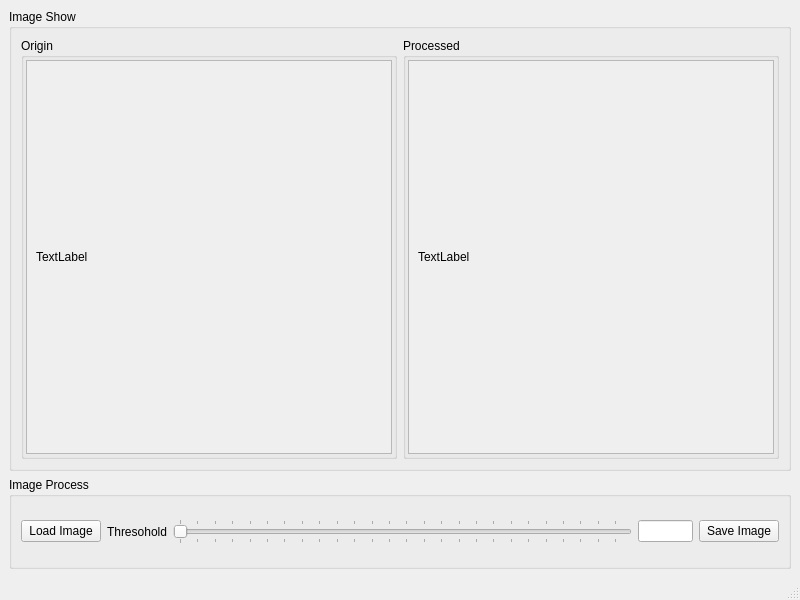
<?xml version="1.0" encoding="UTF-8"?>
<ui version="4.0">
 <class>MainWindow</class>
 <widget class="QMainWindow" name="MainWindow">
  <property name="geometry">
   <rect>
    <x>0</x>
    <y>0</y>
    <width>800</width>
    <height>600</height>
   </rect>
  </property>
  <property name="windowTitle">
   <string>MainWindow</string>
  </property>
  <property name="styleSheet">
   <string notr="true"/>
  </property>
  <widget class="QWidget" name="centralwidget">
   <layout class="QGridLayout" name="gridLayout_2">
    <item row="0" column="0">
     <layout class="QGridLayout" name="gridLayout" rowstretch="5,1">
      <item row="0" column="0">
       <widget class="QGroupBox" name="groupBox">
        <property name="title">
         <string>Image Show</string>
        </property>
        <layout class="QGridLayout" name="gridLayout_4">
         <item row="0" column="0">
          <layout class="QGridLayout" name="gridLayout_3">
           <item row="0" column="0">
            <widget class="QGroupBox" name="groupBox_3">
             <property name="title">
              <string>Origin</string>
             </property>
             <layout class="QGridLayout" name="gridLayout_8">
              <property name="leftMargin">
               <number>2</number>
              </property>
              <property name="topMargin">
               <number>2</number>
              </property>
              <property name="rightMargin">
               <number>2</number>
              </property>
              <property name="bottomMargin">
               <number>2</number>
              </property>
              <item row="0" column="0">
               <widget class="QScrollArea" name="scrollArea">
                <property name="widgetResizable">
                 <bool>true</bool>
                </property>
                <widget class="QWidget" name="scrollAreaWidgetContents">
                 <property name="geometry">
                  <rect>
                   <x>0</x>
                   <y>0</y>
                   <width>362</width>
                   <height>359</height>
                  </rect>
                 </property>
                 <layout class="QGridLayout" name="gridLayout_5">
                  <item row="0" column="0">
                   <widget class="QLabel" name="label">
                    <property name="text">
                     <string>TextLabel</string>
                    </property>
                   </widget>
                  </item>
                 </layout>
                </widget>
               </widget>
              </item>
             </layout>
            </widget>
           </item>
           <item row="0" column="1">
            <widget class="QGroupBox" name="groupBox_4">
             <property name="title">
              <string>Processed</string>
             </property>
             <layout class="QGridLayout" name="gridLayout_9">
              <property name="leftMargin">
               <number>2</number>
              </property>
              <property name="topMargin">
               <number>2</number>
              </property>
              <property name="rightMargin">
               <number>2</number>
              </property>
              <property name="bottomMargin">
               <number>2</number>
              </property>
              <item row="0" column="0">
               <widget class="QScrollArea" name="scrollArea_2">
                <property name="widgetResizable">
                 <bool>true</bool>
                </property>
                <widget class="QWidget" name="scrollAreaWidgetContents_2">
                 <property name="geometry">
                  <rect>
                   <x>0</x>
                   <y>0</y>
                   <width>362</width>
                   <height>359</height>
                  </rect>
                 </property>
                 <layout class="QGridLayout" name="gridLayout_6">
                  <item row="0" column="0">
                   <widget class="QLabel" name="label_2">
                    <property name="text">
                     <string>TextLabel</string>
                    </property>
                   </widget>
                  </item>
                 </layout>
                </widget>
               </widget>
              </item>
             </layout>
            </widget>
           </item>
          </layout>
         </item>
        </layout>
       </widget>
      </item>
      <item row="1" column="0">
       <widget class="QGroupBox" name="groupBox_2">
        <property name="title">
         <string>Image Process</string>
        </property>
        <layout class="QGridLayout" name="gridLayout_7">
         <item row="0" column="0">
          <layout class="QHBoxLayout" name="horizontalLayout">
           <item>
            <widget class="QPushButton" name="buttonLoadImg">
             <property name="text">
              <string>Load Image</string>
             </property>
            </widget>
           </item>
           <item>
            <widget class="QLabel" name="label_3">
             <property name="text">
              <string>Thresohold</string>
             </property>
            </widget>
           </item>
           <item>
            <widget class="QSlider" name="horizontalSlider">
             <property name="maximum">
              <number>255</number>
             </property>
             <property name="orientation">
              <enum>Qt::Horizontal</enum>
             </property>
             <property name="invertedAppearance">
              <bool>false</bool>
             </property>
             <property name="invertedControls">
              <bool>false</bool>
             </property>
             <property name="tickPosition">
              <enum>QSlider::TicksBothSides</enum>
             </property>
            </widget>
           </item>
           <item>
            <widget class="QLineEdit" name="lineEdit">
             <property name="maximumSize">
              <size>
               <width>55</width>
               <height>16777215</height>
              </size>
             </property>
            </widget>
           </item>
           <item>
            <widget class="QPushButton" name="buttonSaveImg">
             <property name="text">
              <string>Save Image</string>
             </property>
            </widget>
           </item>
          </layout>
         </item>
        </layout>
       </widget>
      </item>
     </layout>
    </item>
   </layout>
  </widget>
  <widget class="QMenuBar" name="menubar">
   <property name="geometry">
    <rect>
     <x>0</x>
     <y>0</y>
     <width>800</width>
     <height>28</height>
    </rect>
   </property>
  </widget>
  <widget class="QStatusBar" name="statusbar"/>
 </widget>
 <resources/>
 <connections/>
</ui>
